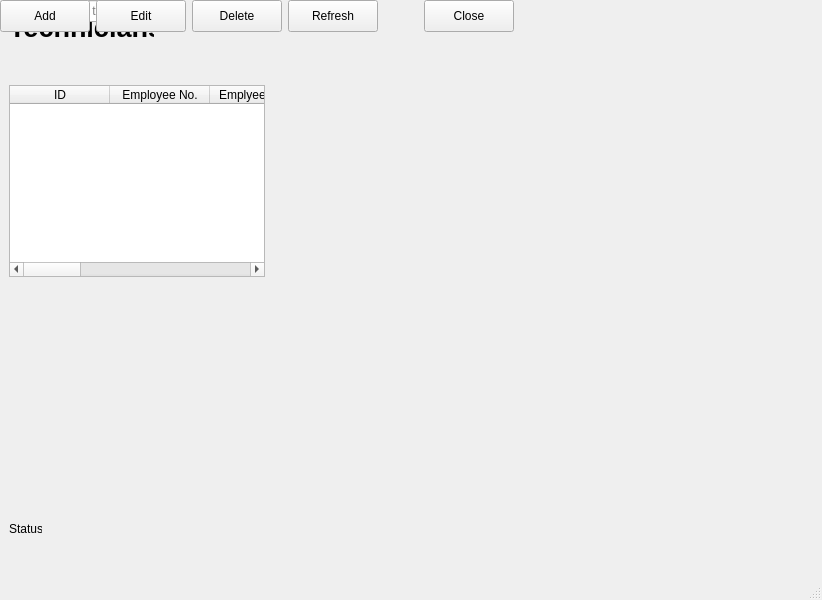
<?xml version="1.0" encoding="UTF-8"?>
<ui version="4.0">
 <class>TechniciansWindow</class>
 <widget class="QMainWindow" name="TechniciansWindow">
  <property name="geometry">
   <rect>
    <x>0</x>
    <y>0</y>
    <width>822</width>
    <height>600</height>
   </rect>
  </property>
  <property name="windowTitle">
   <string>Technicians</string>
  </property>
  <widget class="QWidget" name="centralwidget">
   <widget class="QLabel" name="lblTechnicians">
    <property name="geometry">
     <rect>
      <x>9</x>
      <y>9</y>
      <width>145</width>
      <height>36</height>
     </rect>
    </property>
    <property name="font">
     <font>
      <pointsize>20</pointsize>
      <bold>true</bold>
     </font>
    </property>
    <property name="text">
     <string>Technicians</string>
    </property>
   </widget>
   <widget class="QTableWidget" name="tblTechnicians">
    <property name="geometry">
     <rect>
      <x>9</x>
      <y>85</y>
      <width>256</width>
      <height>192</height>
     </rect>
    </property>
    <property name="alternatingRowColors">
     <bool>true</bool>
    </property>
    <property name="sortingEnabled">
     <bool>true</bool>
    </property>
    <column>
     <property name="text">
      <string>ID</string>
     </property>
    </column>
    <column>
     <property name="text">
      <string>Employee No.</string>
     </property>
    </column>
    <column>
     <property name="text">
      <string>Emplyee Name</string>
     </property>
    </column>
    <column>
     <property name="text">
      <string>Last Name</string>
     </property>
    </column>
    <column>
     <property name="text">
      <string>Trade</string>
     </property>
    </column>
    <column>
     <property name="text">
      <string>Department</string>
     </property>
    </column>
    <column>
     <property name="text">
      <string>Phone</string>
     </property>
    </column>
    <column>
     <property name="text">
      <string>Status</string>
     </property>
    </column>
   </widget>
   <widget class="QLabel" name="lblStatus">
    <property name="geometry">
     <rect>
      <x>9</x>
      <y>521</y>
      <width>33</width>
      <height>16</height>
     </rect>
    </property>
    <property name="text">
     <string>Status</string>
    </property>
   </widget>
   <widget class="QWidget" name="">
    <layout class="QHBoxLayout" name="horizontalLayout">
     <item>
      <widget class="QLabel" name="lblSearch">
       <property name="text">
        <string>Search:</string>
       </property>
      </widget>
     </item>
     <item>
      <widget class="QLineEdit" name="txtSearch">
       <property name="placeholderText">
        <string>Search technicians...</string>
       </property>
      </widget>
     </item>
    </layout>
   </widget>
   <widget class="QWidget" name="">
    <layout class="QHBoxLayout" name="horizontalLayout_2">
     <item>
      <widget class="QPushButton" name="btnAdd">
       <property name="minimumSize">
        <size>
         <width>90</width>
         <height>32</height>
        </size>
       </property>
       <property name="styleSheet">
        <string notr="true"/>
       </property>
       <property name="text">
        <string>Add</string>
       </property>
      </widget>
     </item>
     <item>
      <widget class="QPushButton" name="btnEdit">
       <property name="minimumSize">
        <size>
         <width>90</width>
         <height>32</height>
        </size>
       </property>
       <property name="styleSheet">
        <string notr="true"/>
       </property>
       <property name="text">
        <string>Edit</string>
       </property>
      </widget>
     </item>
     <item>
      <widget class="QPushButton" name="btnDelete">
       <property name="minimumSize">
        <size>
         <width>90</width>
         <height>32</height>
        </size>
       </property>
       <property name="styleSheet">
        <string notr="true"/>
       </property>
       <property name="text">
        <string>Delete</string>
       </property>
      </widget>
     </item>
     <item>
      <widget class="QPushButton" name="btnRefresh">
       <property name="minimumSize">
        <size>
         <width>90</width>
         <height>32</height>
        </size>
       </property>
       <property name="styleSheet">
        <string notr="true"/>
       </property>
       <property name="text">
        <string>Refresh</string>
       </property>
      </widget>
     </item>
     <item>
      <spacer name="horizontalSpacer">
       <property name="orientation">
        <enum>Qt::Orientation::Horizontal</enum>
       </property>
       <property name="sizeHint" stdset="0">
        <size>
         <width>40</width>
         <height>20</height>
        </size>
       </property>
      </spacer>
     </item>
     <item>
      <widget class="QPushButton" name="btnClose">
       <property name="minimumSize">
        <size>
         <width>90</width>
         <height>32</height>
        </size>
       </property>
       <property name="styleSheet">
        <string notr="true"/>
       </property>
       <property name="text">
        <string>Close</string>
       </property>
      </widget>
     </item>
    </layout>
   </widget>
  </widget>
  <widget class="QMenuBar" name="menubar">
   <property name="geometry">
    <rect>
     <x>0</x>
     <y>0</y>
     <width>822</width>
     <height>33</height>
    </rect>
   </property>
  </widget>
  <widget class="QStatusBar" name="statusbar"/>
 </widget>
 <resources/>
 <connections/>
</ui>
